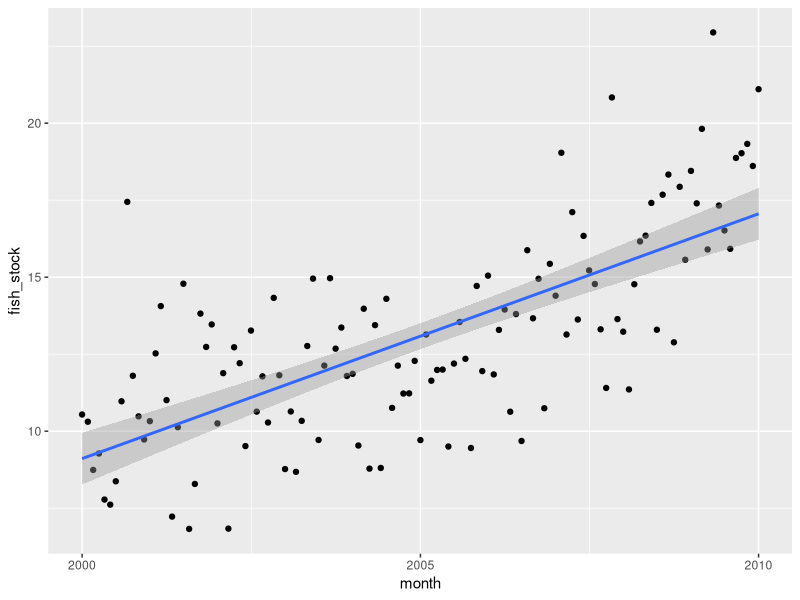
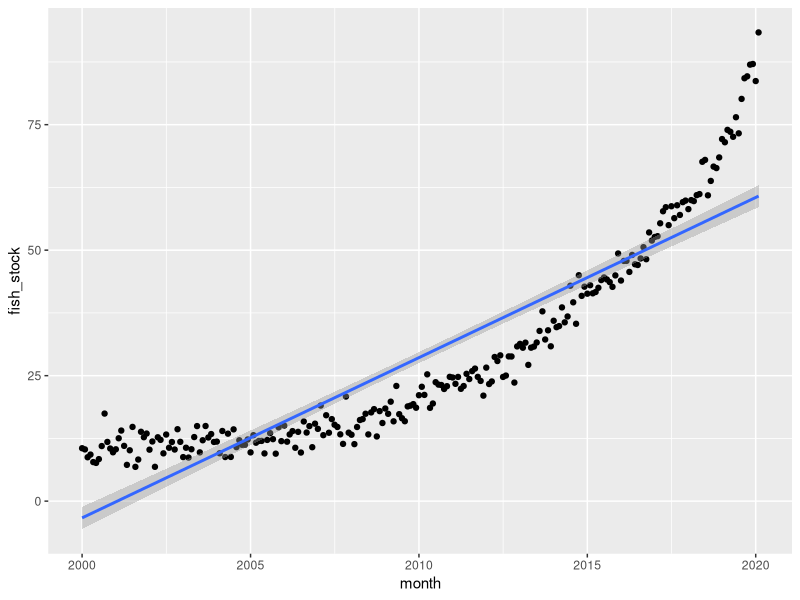

Recreate these plots in R, in order. (Note: this script raises an error after producing the figures.)
library(tidyverse)
library(lubridate)

# First mass data set ----

## Simulate predictor variable
x <- abs(rnorm(121))          

## Simulate the error term
e <- rnorm(121, 0, 2)    

## Compute the outcome via the model
y <- 10 + 4 * x + e 

mass_1<-bind_cols(x,y) %>% 
  rename(date_number=`...1`, 
         fish_stock=`...2`) %>% 
  arrange(date_number) %>%
  mutate(month=seq(from=as.Date('2000-01-01'), 
                   to=as.Date('2010-01-01'), 
                   by='month'), 
         state='Massachusetts')


ggplot(mass_1, aes(x=month, y=fish_stock)) +
  geom_point() + 
  geom_smooth(method='lm')


# Second mass data set ----

## Simulate predictor variable
x <- abs(rnorm(121))          

## Simulate the error term
e <- rnorm(121, 0, 2)    

## Compute the outcome via the model
y <- 20 + 30 * x + e 

mass_total<-mass_1 %>% 
  bind_rows(bind_cols(x,y) %>% 
  rename(date_number=`...1`, 
         fish_stock=`...2`) %>% 
  arrange(date_number) %>%
  mutate(month=seq(from=as.Date('2010-02-01'), 
                   to=as.Date('2020-02-01'), 
                   by='month'), 
         state='Massachusetts'))

ggplot(mass_total, aes(x=month, y=fish_stock)) +
  geom_point() + 
  geom_smooth(method='lm')

# All Maine data ----

## Simulate predictor variable
x <- abs(rnorm(242))          

## Simulate the error term
e <- rnorm(242, 0, 2)    

## Compute the outcome via the model
y <- 10 + 4 * x + e 

all_fish_data<-mass_total %>% 
  bind_rows(bind_cols(x,y) %>% 
  rename(date_number=`...1`, 
         fish_stock=`...2`) %>% 
  arrange(date_number) %>%
  mutate(month=seq(from=as.Date('2000-01-01'), 
                   to=as.Date('2020-02-01'), 
                   by='month'), 
         state='Maine'))

ggplot(all_data, aes(x=month, y=fish_stock, color=state)) +
  geom_point() + 
  geom_smooth(method='lm')

write.csv(all_fish_data, 
          './dif_and_dif_data.csv', 
          row.names=F)




  
  



